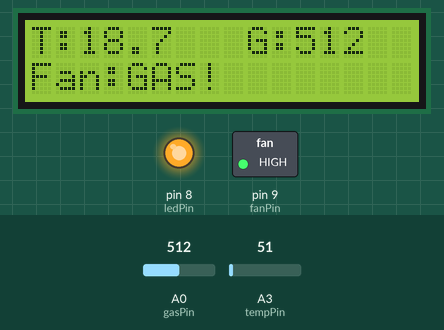
This sketch was run on a simulated Arduino Uno, built with avr-gcc and run on an emulated ATmega328P. Shown: 16×2 character LCD, switched loads named in the sketch (green lamp = pin HIGH), output pins drawn as LEDs (lit = HIGH). Inputs (shaded band) come from the test bench; at power-on: A0 (gasPin) = 512, A3 (tempPin) = 51. What the sketch prints to the serial monitor is not drawn.

Above: at 11.2 s.
11.3 s: A0 (gasPin) set to 311
At 12.7 s:
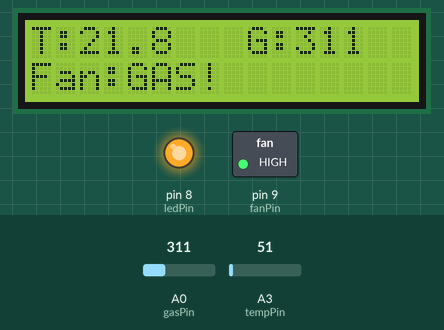
14.7 s: A0 (gasPin) set to 285
At 15.9 s:
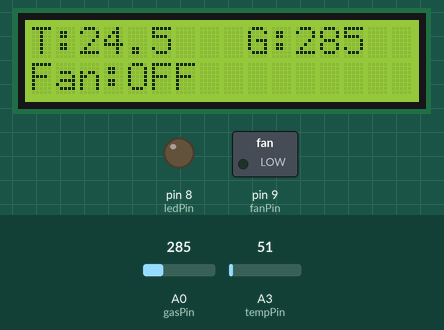
18.8 s: A3 (tempPin) set to 112
At 22.8 s:
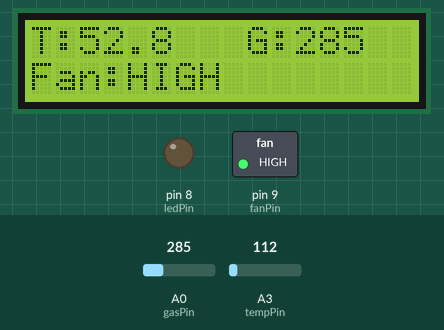
22.9 s: A3 (tempPin) set to 61
At 24.9 s:
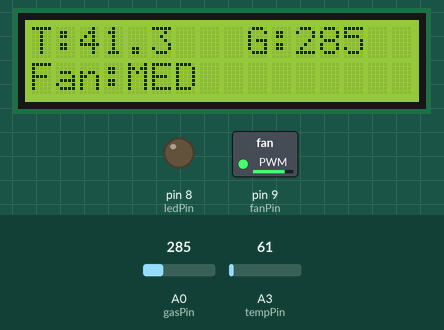
26.6 s: A0 (gasPin) set to 306
At 27.5 s:
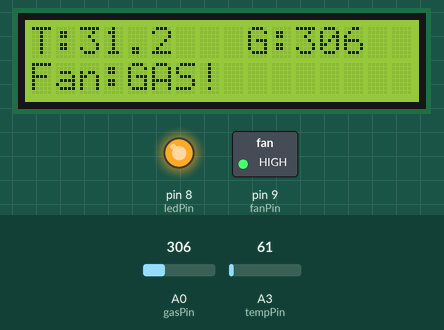
30.7 s: A3 (tempPin) set to 71
At 32.2 s:
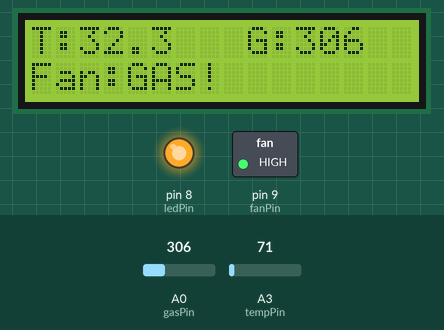
Timing chart, 0 to 33.7 s (numbered marks = the images above; inputs shaded):
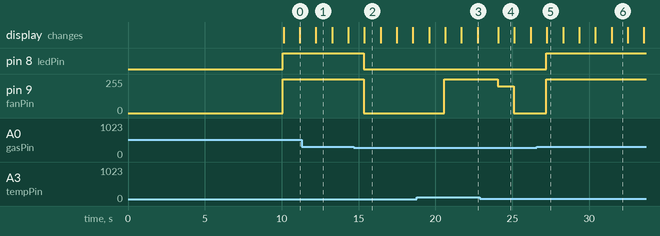

Measured:
- the behaviour switches between 301 and 300 on A0 (gasPin) (found by bisection; images 1 and 2)
- after the input at 14.7 s, pin 8 (ledPin): HIGH → LOW after 0.63 s; pin 9 (fanPin): 255/255 → 0/255 after 0.63 s; the display: changes after 0.68 s (image 2)
- after the input at 18.8 s, pin 9 (fanPin): 0/255 → 255/255 after 1.8 s; the display: first changes after 0.78 s (image 3 shows a later state)
- after the input at 22.9 s, pin 9 (fanPin): 255/255 → 200/255 after 1.1 s, → 0/255 1.1 s later; the display: changes after 1.2 s (image 4)
- after the input at 26.6 s, pin 8 (ledPin): LOW → HIGH after 0.60 s; pin 9 (fanPin): 0/255 → 255/255 after 0.60 s; the display: changes after 0.65 s (image 5)
- what the display in image 1 shows lasts 1.1 s, from 12.2 s to 13.3 s

The sketch:

code.ino
```cpp
#include <Wire.h>
#include <LiquidCrystal_I2C.h>

int tempPin = A3;
int gasPin = A0;
int fanPin = 9;
int ledPin = 8;

float lastTemp = 0;

LiquidCrystal_I2C lcd(0x27, 16, 2);

void setup() {

  Serial.begin(9600);

  pinMode(fanPin, OUTPUT);
  pinMode(ledPin, OUTPUT);

  lcd.init();
  lcd.backlight();

  delay(10000); // MQ-2 warm-up
}

void loop() {

  // ===== LM35 =====
  int sensorValue = analogRead(tempPin);

  float voltage = sensorValue * (5.0 / 1024.0);

  float temperature = voltage * 100;

  // smoothing
  temperature = (temperature + lastTemp) / 2;
  lastTemp = temperature;

  // ===== MQ-2 =====
  int gasValue = analogRead(gasPin);

  Serial.print("Temp: ");
  Serial.print(temperature);
  Serial.print(" C | Gas: ");
  Serial.println(gasValue);

  int fanSpeed = 0;
  String fanStatus = "OFF";

  // ===== GAS OVERRIDE =====
  if (gasValue > 300) {

    fanSpeed = 255;
    fanStatus = "GAS!";

    digitalWrite(ledPin, HIGH);
  }
  else {

    digitalWrite(ledPin, LOW);

    // ===== TEMPERATURE CONTROL =====
    if (temperature < 41) {

      fanSpeed = 0;
      fanStatus = "OFF";
    }
    else if (temperature >= 41.5) {

      fanSpeed = 255;
      fanStatus = "HIGH";
    }
    else {

      fanSpeed = 200;
      fanStatus = "MED";

      // kick-start
      analogWrite(fanPin, 255);
      delay(300);
    }
  }

  analogWrite(fanPin, fanSpeed);

  // ===== LCD DISPLAY =====

  // Clear line 1
  lcd.setCursor(0, 0);
  lcd.print("                ");

  // Temp and Gas side by side
  lcd.setCursor(0, 0);
  lcd.print("T:");
  lcd.print(temperature, 1);

  lcd.setCursor(9, 0);
  lcd.print("G:");
  lcd.print(gasValue);

  // Clear line 2
  lcd.setCursor(0, 1);
  lcd.print("                ");

  // Fan status below
  lcd.setCursor(0, 1);
  lcd.print("Fan:");
  lcd.print(fanStatus);

  delay(1000);
}
```
